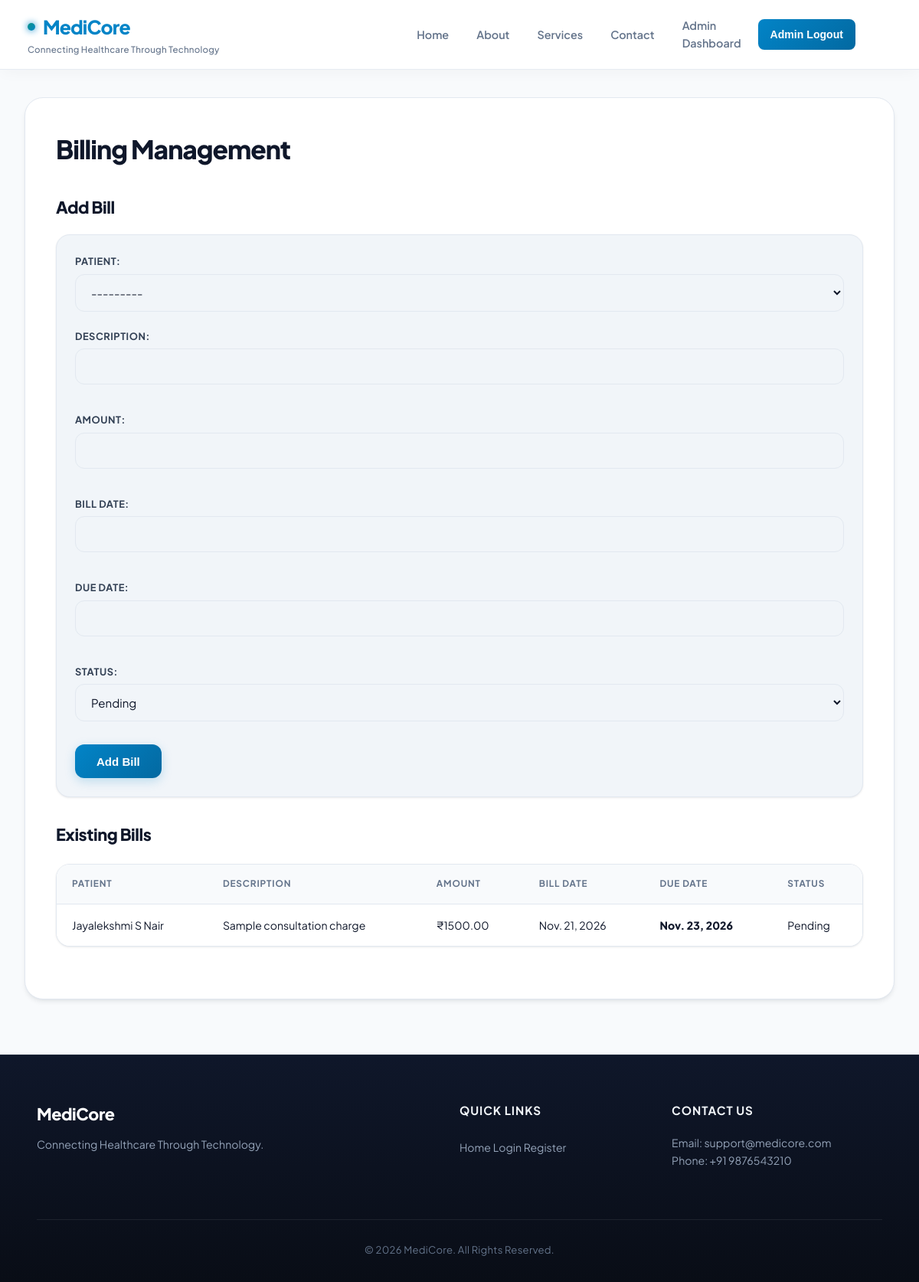
Page /billing/manage/ (signed in) on the earlier database version.
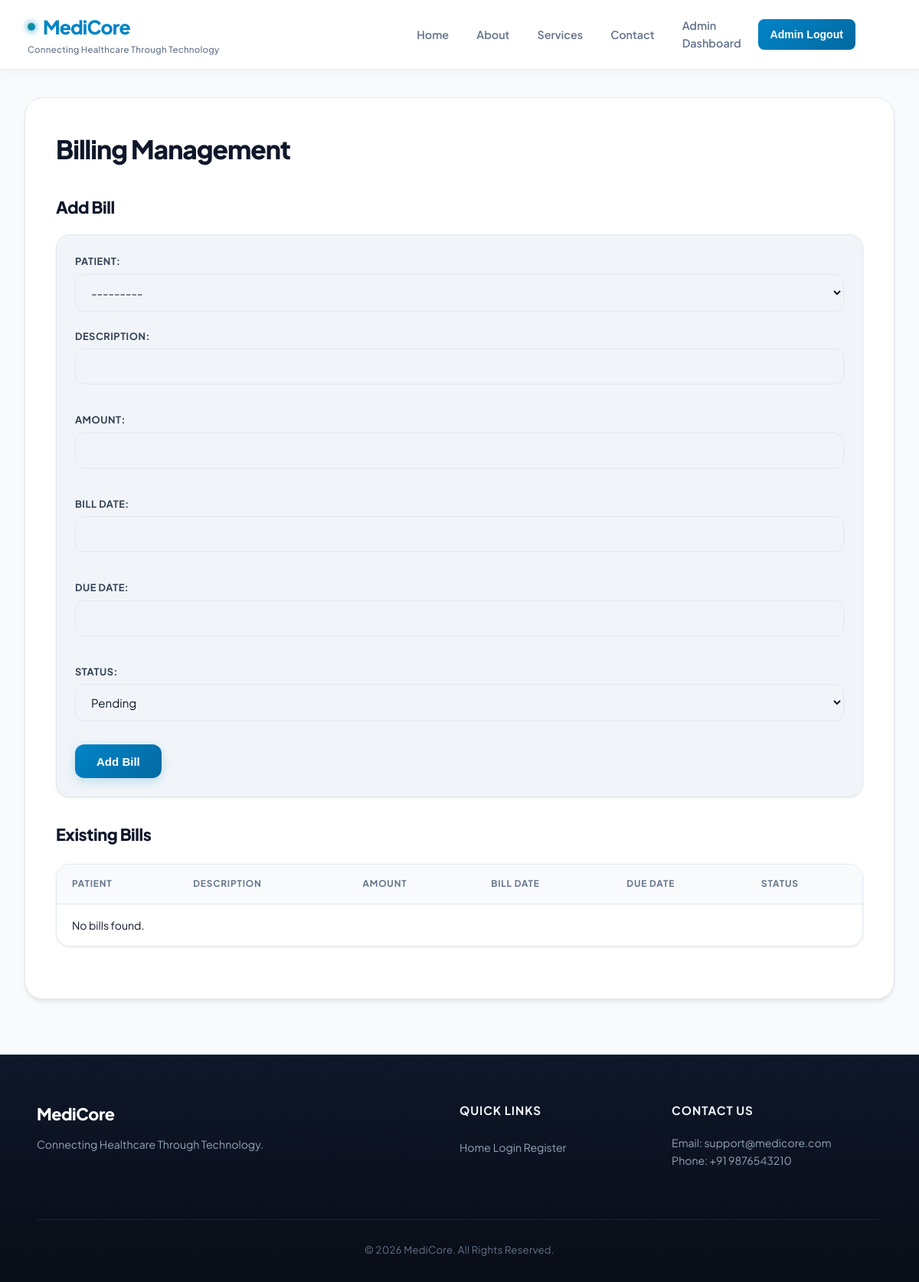
Same page on the later database version.
### PulsePoint/models.py (models this page shows, shortened)
class Bill(models.Model):
    STATUS_CHOICES = [
        ("Pending", "Pending"),
        ("Paid", "Paid"),
    ]
    patient = models.ForeignKey(
        RegisterModel,
        on_delete=models.CASCADE,
        related_name="bills"
    )
    description = models.CharField(max_length=200)
    amount = models.DecimalField(max_digits=10, decimal_places=2)
    bill_date = models.DateField()
    due_date = models.DateField(null=True, blank=True)
    status = models.CharField(
        max_length=20,
        choices=STATUS_CHOICES,
        default="Pending"
    )

class RegisterModel(models.Model):
    profile=models.ImageField(upload_to='profile_images/')
    full_name=models.CharField(max_length=100)
    username=models.CharField(max_length=100)
    email=models.EmailField()
    phone=models.CharField(max_length=10)
    password=models.CharField(max_length=128)
    def __str__(self):
        if self.full_name and self.username and self.full_name != self.username:
            return f"{self.full_name} ({self.username})"
        return self.full_name or self.username or self.email or f"Patient #{self.id}"

### PulsePoint/views.py (the view)
# urls.py: path("billing/manage/", views.admin_billing, name="admin_billing"),
@staff_member_required(login_url="admin_login")
def admin_billing(request):
    if request.method == "POST":
        form = BillForm(request.POST)
        if form.is_valid():
            form.save()
            return redirect("admin_billing")
    else:
        form = BillForm()
    bills = Bill.objects.select_related("patient").order_by("-bill_date")
    return render(
        request,
        "admin_billing.html",
        {"bills": bills, "form": form},
    )

### PulsePoint/forms.py
class BillForm(forms.ModelForm):
    class Meta:
        model = Bill
        fields = ["patient", "description", "amount", "bill_date", "due_date", "status"]

### PulsePoint/templates/admin_billing.html (shortened to what this page needs)
{% extends "base.html" %}
{% load static %}
{% block css %}
<link rel="stylesheet" href="{% static 'css/billing.css' %}">
{% endblock %}
{% block content %}
<section class="billing-section">
    <h1>Billing Management</h1>
    <h2>Add Bill</h2>
    <form method="post" class="billing-form">
        {{ form.as_p }}
        <button type="submit">Add Bill</button>
    </form>
    <h2>Existing Bills</h2>
    <table>
        <thead>
            <tr>
                <th>Patient</th>
                <th>Description</th>
                <th>Amount</th>
                <th>Bill Date</th>
                <th>Due Date</th>
                <th>Status</th>
            </tr>
        </thead>
        <tbody>
            {% for bill in bills %}
            <tr>
                <td>{{ bill.patient.full_name|default:bill.patient }}</td>
                <td>{{ bill.description }}</td>
                <td>₹{{ bill.amount }}</td>
                <td>{{ bill.bill_date }}</td>
                <td>{{ bill.due_date|default:"—" }}</td>
                <td>{{ bill.status }}</td>
            </tr>
            {% empty %}
            <tr>
                <td colspan="6">No bills found.</td>
            </tr>
            {% endfor %}
        </tbody>
    </table>
</section>
{% endblock %}

Differences in the rows shown:
removed Bill: patient.full_name "Jayalekshmi S Nair", description "Sample consultation charge", amount "1500.00", bill_date "Nov. 21, 2026", due_date "Nov. 23, 2026", status "Pending"
Other differences:
text now shown: "No bills found."
